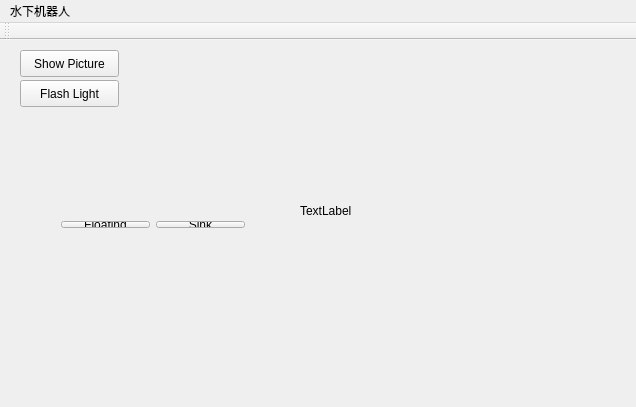
<?xml version="1.0" encoding="UTF-8"?>
<ui version="4.0">
 <class>MainWindow</class>
 <widget class="QMainWindow" name="MainWindow">
  <property name="geometry">
   <rect>
    <x>0</x>
    <y>0</y>
    <width>636</width>
    <height>407</height>
   </rect>
  </property>
  <property name="windowTitle">
   <string>MainWindow</string>
  </property>
  <widget class="QWidget" name="centralWidget">
   <widget class="QLabel" name="label">
    <property name="geometry">
     <rect>
      <x>300</x>
      <y>10</y>
      <width>281</width>
      <height>321</height>
     </rect>
    </property>
    <property name="text">
     <string>TextLabel</string>
    </property>
   </widget>
   <widget class="QPushButton" name="pushButton_open">
    <property name="geometry">
     <rect>
      <x>110</x>
      <y>260</y>
      <width>81</width>
      <height>31</height>
     </rect>
    </property>
    <property name="styleSheet">
     <string notr="true">border-image: url(:/new/Icon/image/play.jpg);</string>
    </property>
    <property name="text">
     <string/>
    </property>
    <property name="flat">
     <bool>true</bool>
    </property>
   </widget>
   <widget class="QPushButton" name="pushButton_up">
    <property name="geometry">
     <rect>
      <x>110</x>
      <y>220</y>
      <width>81</width>
      <height>31</height>
     </rect>
    </property>
    <property name="styleSheet">
     <string notr="true">border-image: url(:/new/Icon/image/up.jpg);</string>
    </property>
    <property name="text">
     <string/>
    </property>
    <property name="flat">
     <bool>true</bool>
    </property>
   </widget>
   <widget class="QPushButton" name="pushButton_left">
    <property name="geometry">
     <rect>
      <x>20</x>
      <y>260</y>
      <width>81</width>
      <height>31</height>
     </rect>
    </property>
    <property name="styleSheet">
     <string notr="true">border-image: url(:/new/Icon/image/left.jpg);</string>
    </property>
    <property name="text">
     <string/>
    </property>
    <property name="flat">
     <bool>true</bool>
    </property>
   </widget>
   <widget class="QPushButton" name="pushButton_down">
    <property name="geometry">
     <rect>
      <x>110</x>
      <y>300</y>
      <width>81</width>
      <height>31</height>
     </rect>
    </property>
    <property name="styleSheet">
     <string notr="true">border-image: url(:/new/Icon/image/down.jpg);</string>
    </property>
    <property name="text">
     <string/>
    </property>
    <property name="flat">
     <bool>true</bool>
    </property>
   </widget>
   <widget class="QPushButton" name="pushButton_right">
    <property name="geometry">
     <rect>
      <x>200</x>
      <y>260</y>
      <width>81</width>
      <height>31</height>
     </rect>
    </property>
    <property name="styleSheet">
     <string notr="true">border-image: url(:/new/Icon/image/right.jpg);</string>
    </property>
    <property name="text">
     <string/>
    </property>
    <property name="flat">
     <bool>true</bool>
    </property>
   </widget>
   <widget class="QPushButton" name="pushButton_show">
    <property name="geometry">
     <rect>
      <x>20</x>
      <y>10</y>
      <width>99</width>
      <height>27</height>
     </rect>
    </property>
    <property name="text">
     <string>Show Picture</string>
    </property>
   </widget>
   <widget class="QPushButton" name="pushButton_light">
    <property name="geometry">
     <rect>
      <x>20</x>
      <y>40</y>
      <width>99</width>
      <height>27</height>
     </rect>
    </property>
    <property name="text">
     <string>Flash Light</string>
    </property>
   </widget>
   <widget class="QWidget" name="layoutWidget">
    <property name="geometry">
     <rect>
      <x>50</x>
      <y>170</y>
      <width>206</width>
      <height>29</height>
     </rect>
    </property>
    <layout class="QHBoxLayout" name="horizontalLayout">
     <item>
      <widget class="QPushButton" name="pushButton_float">
       <property name="text">
        <string>Floating</string>
       </property>
      </widget>
     </item>
     <item>
      <widget class="QPushButton" name="pushButton_sink">
       <property name="text">
        <string>Sink</string>
       </property>
      </widget>
     </item>
    </layout>
   </widget>
  </widget>
  <widget class="QMenuBar" name="menuBar">
   <property name="geometry">
    <rect>
     <x>0</x>
     <y>0</y>
     <width>636</width>
     <height>31</height>
    </rect>
   </property>
   <widget class="QMenu" name="menu">
    <property name="title">
     <string>水下机器人</string>
    </property>
   </widget>
   <addaction name="menu"/>
  </widget>
  <widget class="QToolBar" name="mainToolBar">
   <attribute name="toolBarArea">
    <enum>TopToolBarArea</enum>
   </attribute>
   <attribute name="toolBarBreak">
    <bool>false</bool>
   </attribute>
  </widget>
 </widget>
 <layoutdefault spacing="6" margin="11"/>
 <resources/>
 <connections/>
</ui>
